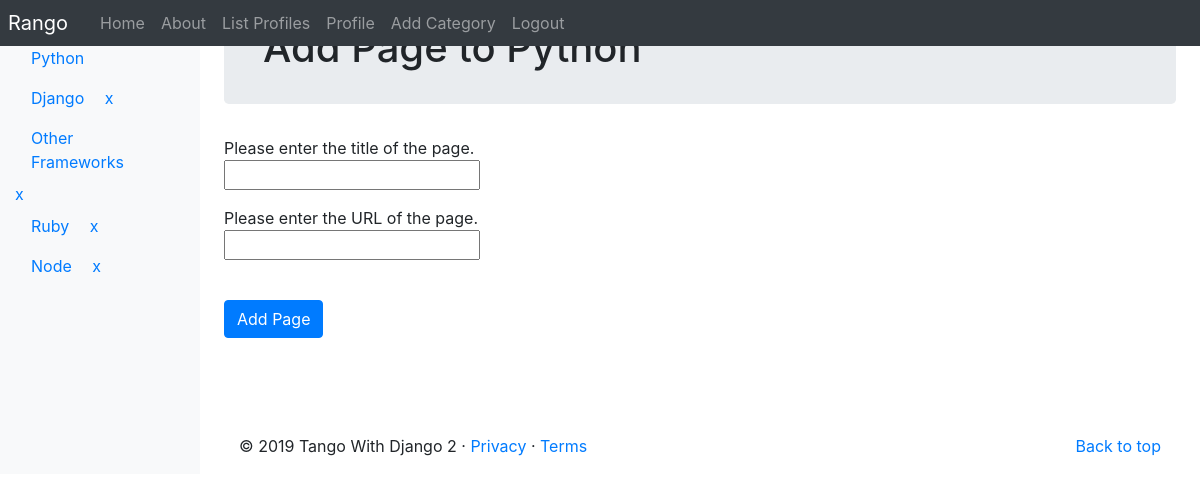
The app's page /rango/category/python/add_page/ (signed in), older data.
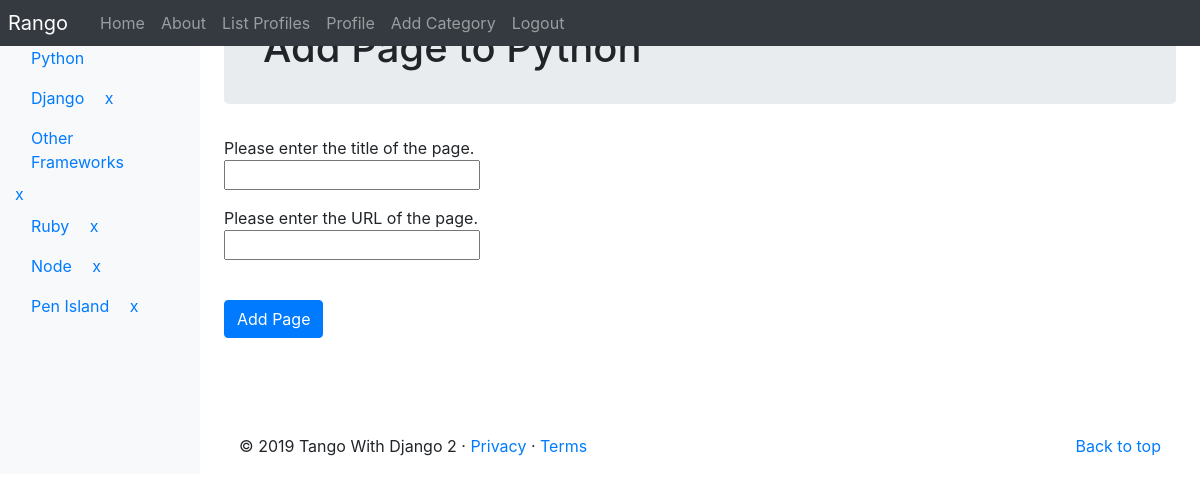
The same page, newer data.
### rango/models.py (models this page shows, shortened)
class Category(models.Model):
    name = models.CharField(max_length=128, unique=True)
    views = models.IntegerField(default=0)
    likes = models.IntegerField(default=0)
    slug = models.SlugField()
    class Meta:
        verbose_name_plural = 'Categories'

### rango/views.py (the view, shortened to what this page needs)
# urls.py: path('category/<slug:category_name_slug>/add_page/',
@login_required
def add_page(request, category_name_slug):
    try:
        category = Category.objects.get(slug=category_name_slug)
    except Category.DoesNotExist:
        category = None
    form = PageForm()
    context_dict = {'form': form, 'category': category}
    return render(request, 'rango/add_page.html', context_dict)

### rango/forms.py (shortened to what this page needs)
class PageForm(forms.ModelForm):
    title = forms.CharField(max_length=128,
                            help_text="Please enter the title of the page.")
    url = forms.URLField(max_length=200,
                         help_text="Please enter the URL of the page.")
    views = forms.IntegerField(widget=forms.HiddenInput(), initial=0)
    class Meta:
        model = Page
        exclude = ('category',)

### rango/templatetags/rango_template_tags.py (called while the page is built)
@register.inclusion_tag('rango/cats.html')
def get_category_list(cat=None):
    return {'cats': Category.objects.all(),
            'act_cat': cat}

### templates/rango/add_page.html (shortened to what this page needs)
{% extends 'rango/base.html' %}
{% load staticfiles %}
{% block body_block %}
<div class="jumbotron p-4">
	<div class="container">
 		<h1 class="jumbotron-heading">Add Page to {{category.name}}</h1>
	</div>
</div>
<div class="container">
	<div class="row">
       <form role="form" id="page_form" method="post"
             action="/rango/category/{{category.slug}}/add_page/">
       {% for field in form.visible_fields %}
           {{ field.help_text }}<br/>
           {{ field }}<br/>
		   <div class="p-2"></div>
       {% endfor %}
       <br/>
       <button class="btn btn-primary"
               type="submit" name="submit">
           Add Page
       </button>
	   <div class="p-5"></div>
       </form>
   </div>
</div>
{% endblock %}

### templates/rango/cats.html (shortened to what this page needs)
<ul class="nav flex-column pt-6">
    {% if cats %}
    {% for c in cats %}
    {% if c == act_cat %}
    <li class="nav-item">
        <a class="nav-link active" href="{% url 'rango:show_category' c.slug %}">
            {{ c.name }}</a>
    </li>
    {% else  %}
    <li class="nav-item">
        <a class="nav-link" style="display: inline-block;" href="{% url 'rango:show_category' c.slug %}">
            {{ c.name }}</a>
        <a href="{% url 'rango:delete_cat' c.id %}">x</a>
    </li>
    {% endif %}
    {% endfor %}
    {% else %}
    <li class="nav-item">No Categories Yet!</li>
    {% endif %}
</ul>

Row changes from the older to the newer data that the page shows:
added Category: name "Pen Island"
